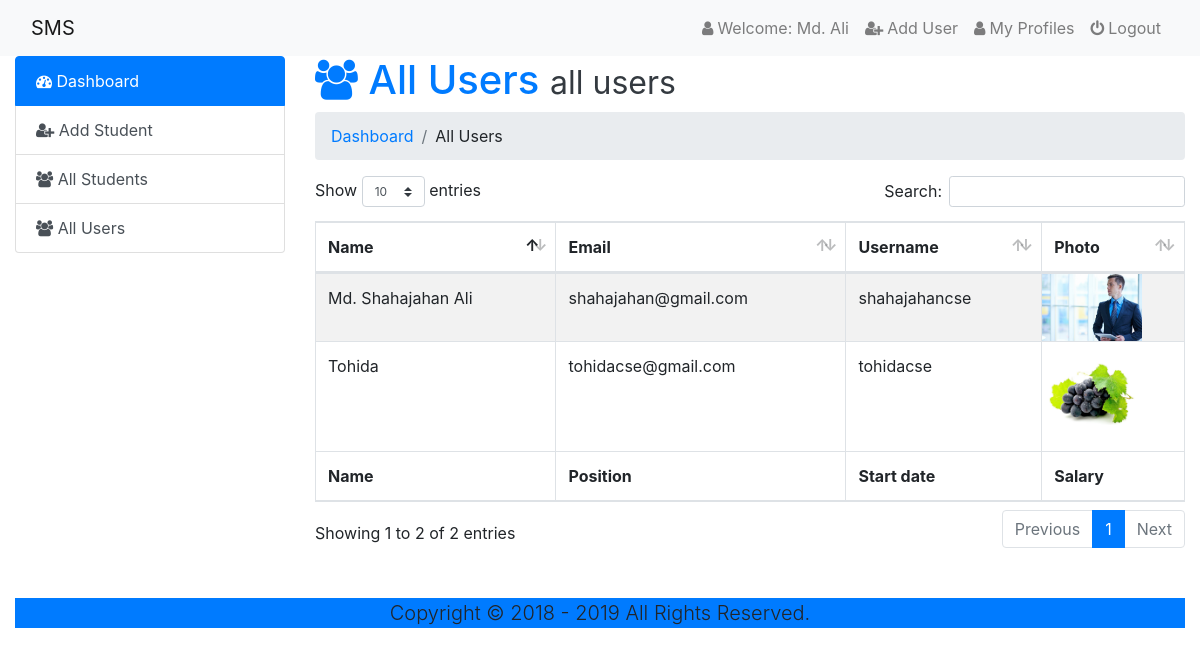
The page /admin/index.php?page=all-users (signed in) on the database its author committed.
### tables this page shows
CREATE TABLE `user_data` (
  `id` int(11) NOT NULL,
  `name` varchar(50) NOT NULL,
  `email` varchar(50) NOT NULL,
  `username` varchar(50) NOT NULL,
  `password` varchar(100) NOT NULL,
  `photo` varchar(50) NOT NULL,
  `status` varchar(15) NOT NULL,
  `datetime` timestamp NOT NULL DEFAULT current_timestamp()
);

### src/admin/all-users.php (the view)
<div class="col-sm-9 clearfix">
  <div class="content">
    <h1 class="text-primary"><i class="fa fa-users"></i> All Users <small class="text-dark"> all users</small></h1>
     <ol class="breadcrumb">
       <li class="breadcrumb-item"><a href="index.php?page=dashboard" class=""> Dashboard</a></li>
       <li class="breadcrumb-item">All Users</li>
     </ol>
    <div class="table-responsive">
      <table class="table table-hover table-bordered table-striped" id="example">
        <thead class="">
          <tr class="">
            <th class="">Name</th>
            <th class="">Email</th>
            <th class="">Username</th>
            <th class="">Photo</th>
          </tr>
        </thead>
        <tbody class="">
          <?php
          $select = "SELECT * FROM user_data";
          $db_info = mysqli_query($link, $select);
          while ($row = mysqli_fetch_assoc($db_info)) {
         ?>
          <tr class="">
            <td class=""><?php echo ucwords($row['name']); ?></td>
            <td class=""><?php echo $row['email']; ?></td>
            <td class=""><?php echo $row['username']; ?></td>
            <td class="p-0"><img style="width:100px;" src="img/<?php echo $row['photo']; ?>"/></td>
          </tr>
          <?php  } ?>
        </tbody>
        <tfoot>
            <tr>
                <th>Name</th>
                <th>Position</th>
                <th>Start date</th>
                <th>Salary</th>
            </tr>
        </tfoot>
      </table>
    </div>
  </div>
</div>

### rows shown on the page
user_data: name "Tohida", email "tohidacse@gmail.com", username "tohidacse", photo (picture)
user_data: name "Md. Shahajahan Ali", email "shahajahan@gmail.com", username "shahajahancse", photo (picture)
